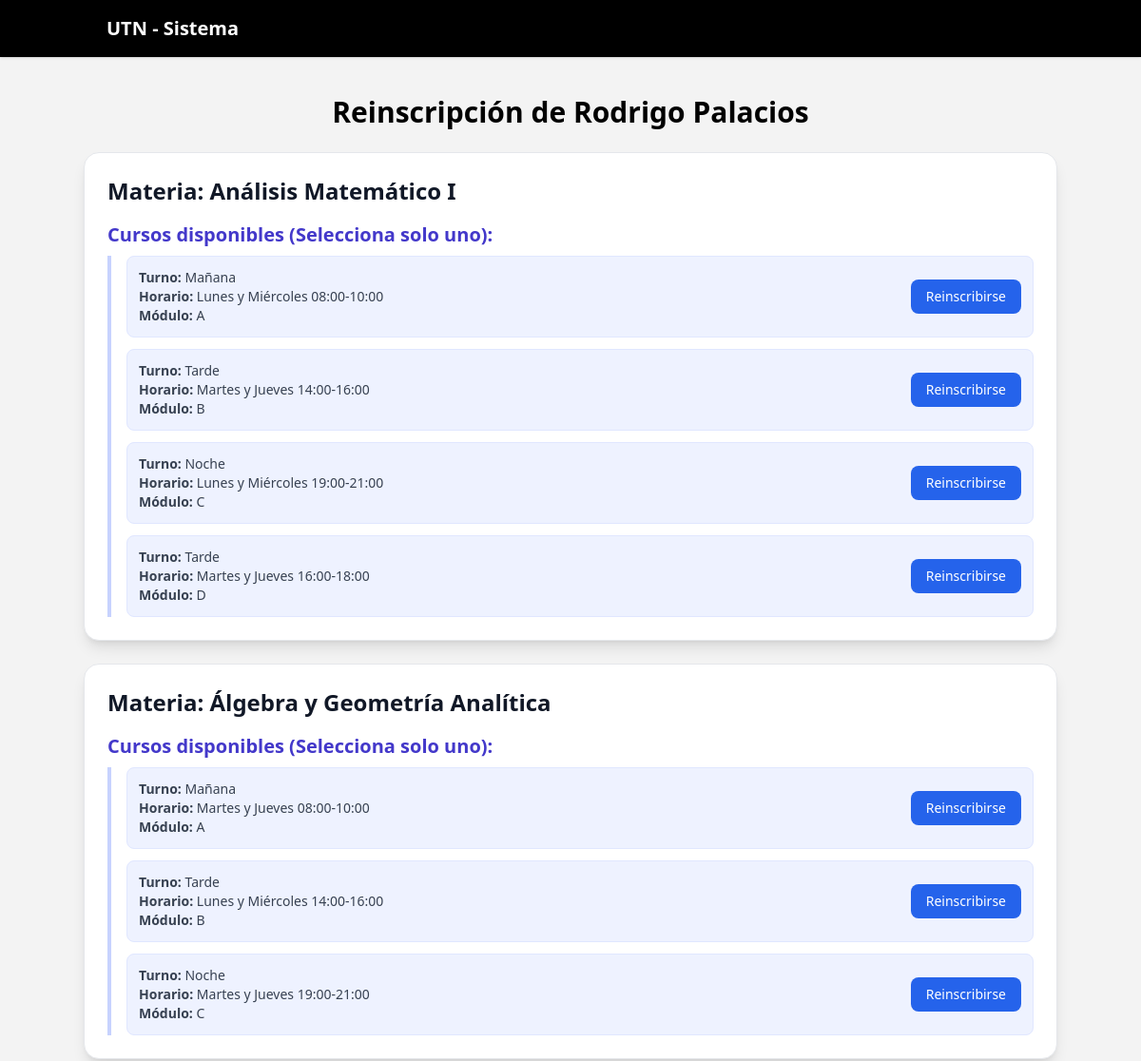
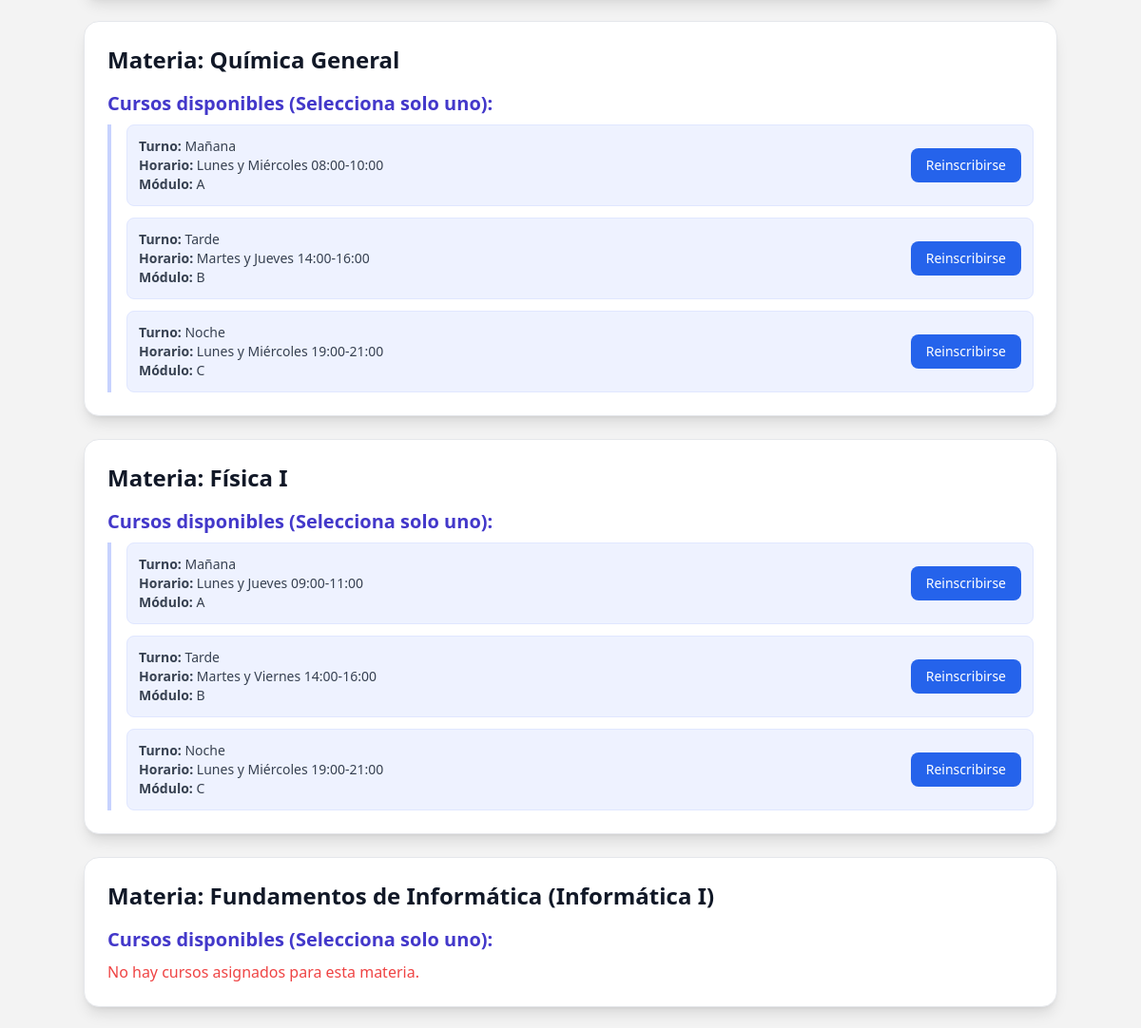
The app's page /reinscripcion/19/ (upper part), older data (2 pictures, top to bottom).
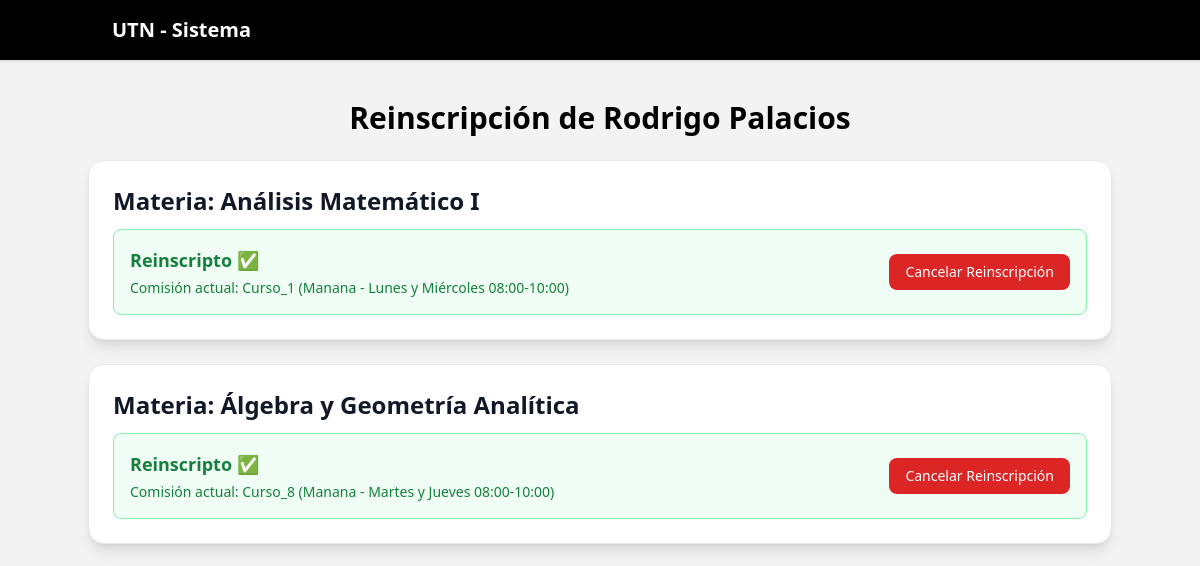
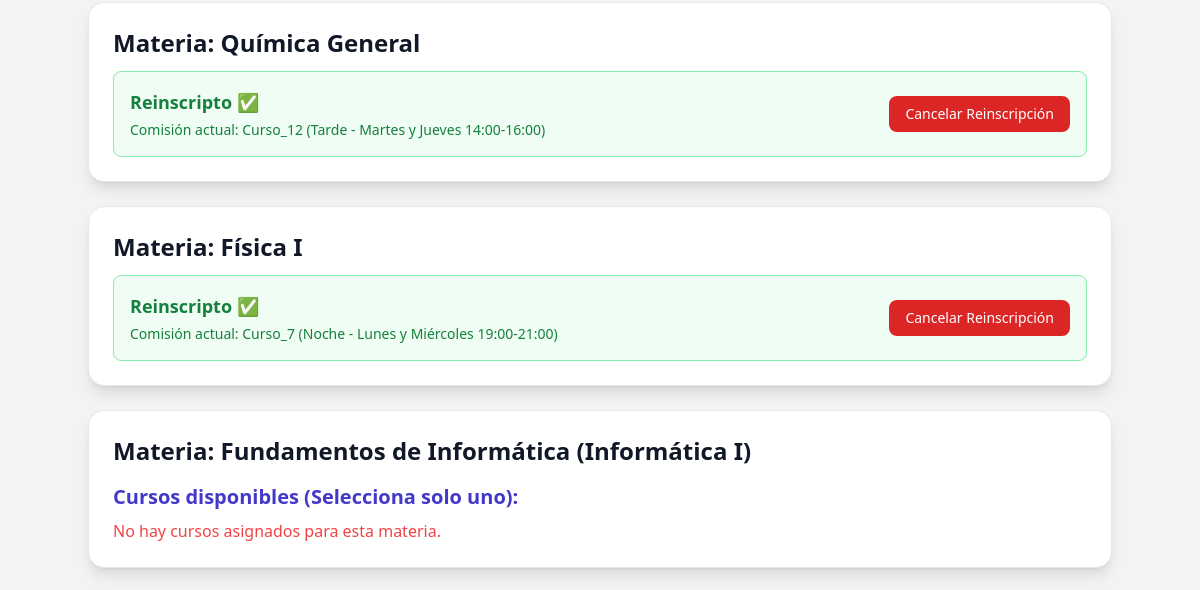
The same page, newer data (2 pictures, top to bottom).
### UTN/models.py (models this page shows, shortened)
class Materia(models.Model):
    nombre = models.CharField(max_length=100, default="")
    sigla = models.CharField(max_length=10, primary_key=True)
    ciclo_lectivo = models.PositiveIntegerField()

class MateriaCurso(models.Model):
    id_materia_curso = models.AutoField(primary_key=True)
    curso = models.ForeignKey(Curso, on_delete=models.CASCADE, related_name='materias')
    materia = models.ForeignKey(Materia, on_delete=models.CASCADE, related_name='cursos_ofrecidos')
    Opciones_Turno = [
        ('manana', 'Mañana'),
        ('tarde', 'Tarde'),
        ('noche', 'Noche'),
    ]
    turno_cursado = models.CharField(max_length=10, choices=Opciones_Turno)
    horario = models.CharField(max_length=50)
    modulo = models.CharField(max_length=50)
    grupo = models.CharField(max_length=50, null=True, blank=True)

class AlumnoMateriaCurso(models.Model):
    id_alumno_materia_curso = models.AutoField(primary_key=True)
    alumno = models.ForeignKey(
        Alumno,
        on_delete=models.CASCADE,
        related_name='materias_curso'
    )
    materia_curso = models.ForeignKey(
        MateriaCurso,
        on_delete=models.CASCADE,
        related_name='alumnos'
    )
    nota = models.PositiveSmallIntegerField(
        null=True,
        blank=True,
        help_text="Nota del 1 al 10"
    )
    aprobado = models.BooleanField(default=False)
    class Meta:
        unique_together = ('alumno', 'materia_curso')

class Curso(models.Model):
    id_curso = models.AutoField(primary_key=True)
    nombre = models.CharField(max_length=50)
    nivel = models.CharField(max_length=20)
    numero = models.PositiveIntegerField()

### UTN/views.py (the view)
# urls.py: path('reinscripcion/<int:alumno_id>/', MateriaReinscripcionView.as_view(), name='materia_reinscripcion'),
class MateriaReinscripcionView(TemplateView):
    template_name = "materia/reinscripcion_materia.html"
    def get_context_data(self, **kwargs):
        context = super().get_context_data(**kwargs)
        alumno_id = self.kwargs.get('alumno_id')
        alumno = Alumno.objects.get(id_alumno=alumno_id)
        materias_relacionadas = CarreraMateria.objects.filter(
            carrera=alumno.carrera,
            materia__ciclo_lectivo__lte=alumno.anio_universitario
        ).select_related('materia')
        materias = [cm.materia for cm in materias_relacionadas]
        context['alumno'] = alumno
        context['materias'] = materias
        cursos = MateriaCurso.objects.filter(materia__in=materias)
        context['cursos_disponibles'] = cursos
        materias_reins = AlumnoMateriaCurso.objects.filter(alumno=alumno) \
            .values_list('materia_curso__materia__sigla', flat=True)
        context['materias_reinscriptas'] = list(materias_reins)
        insc_activas = AlumnoMateriaCurso.objects.filter(alumno=alumno) \
            .select_related('materia_curso')
        context['inscripciones_por_materia'] = {
            ins.materia_curso.materia.sigla: ins for ins in insc_activas
        }
        return context

### UTN/templatetags/custom_filters.py (called while the page is built)
@register.filter
def get_item(dictionary, key):
    return dictionary.get(key)

### UTN/templates/materia/reinscripcion_materia.html (shortened to what the changed rows need)
{% extends 'base.html' %}
{% block content %}
{% load custom_filters %}
<div class="max-w-5xl mx-auto mt-10">
    <h1 class="text-3xl font-bold text-center mb-6">
        Reinscripción de {{ alumno.nombre }} {{ alumno.apellido }}
    </h1>
    {% if materias %}
        <div class="space-y-6">
            {% for materia in materias %}
                <div class="bg-white border border-gray-200 rounded-2xl shadow-lg p-6">
                    <h2 class="text-2xl font-bold text-gray-900 mb-3">
                        Materia: {{ materia.nombre }}
                    </h2>
                    {% if materia.sigla in materias_reinscriptas %}
                        {% with inscripcion_actual=inscripciones_por_materia|get_item:materia.sigla %}
                            <div class="flex flex-col md:flex-row justify-between items-start md:items-center p-4 bg-green-50 border border-green-300 rounded-lg">
                                <div>
                                    <p class="text-green-700 font-bold text-lg mb-1">
                                        Reinscripto ✅
                                    </p>
                                    <p class="text-green-700 text-sm">
                                        Comisión actual: {{ inscripcion_actual.materia_curso.curso.nombre }} ({{ inscripcion_actual.materia_curso.turno_cursado|capfirst }} - {{ inscripcion_actual.materia_curso.horario }})
                                    </p>
                                </div>
                                <a href="{% url 'cancelar_reinscripcion' alumno_id=alumno.id_alumno materia_id=materia.sigla %}"
                                   class="mt-3 md:mt-0 bg-red-600 text-white px-4 py-2 text-sm rounded-lg hover:bg-red-700 transition-colors flex-shrink-0">
                                    Cancelar Reinscripción
                                </a>
                            </div>
                        {% endwith %}
                    {% else %}
                        <h3 class="text-xl font-semibold mt-4 mb-2 text-indigo-700">
                            Cursos disponibles (Selecciona solo uno):
                        </h3>
                        {% with cursos_materia=materia.cursos_ofrecidos.all %}
                            {% if cursos_materia %}
                                <div class="space-y-3 pl-4 border-l-4 border-indigo-200">
                                    {% for curso_materia in cursos_materia %}
                                        <div class="p-3 bg-indigo-50 rounded-lg border border-indigo-100 flex justify-between items-center">
                                            <div class="flex flex-col">
                                                <p class="text-sm text-gray-700">
                                                    <strong>Turno:</strong> {{ curso_materia.get_turno_cursado_display }}
                                                </p>
                                                <p class="text-sm text-gray-700">
                                                    <strong>Horario:</strong> {{ curso_materia.horario }}
                                                </p>
                                                <p class="text-sm text-gray-700">
                                                    <strong>Módulo:</strong> {{ curso_materia.modulo }}
                                                </p>
                                            </div>
                                            <form method="post" action="{% url 'materia_reinscribir' alumno.id_alumno materia.sigla %}">
                                                <button type="submit"
                                                        class="bg-blue-600 text-white px-4 py-2 text-sm rounded-lg hover:bg-blue-700 transition-colors flex-shrink-0">
                                                    Reinscribirse
                                                </button>
                                            </form>
                                        </div>
                                    {% endfor %}
                                </div>
                            {% else %}
                                <p class="text-red-500">No hay cursos asignados para esta materia.</p>
                            {% endif %}
                        {% endwith %}
                    {% endif %}
                </div>
            {% endfor %}
        </div>
    {% else %}
        <p>No hay materias disponibles para reinscribirse.</p>
    {% endif %}
</div>
{% endblock %}

Row changes from the older to the newer data that the page shows:
computed for Materia "Análisis Matemático I": loses MateriaCurso (turno_cursado "Mañana", horario "Lunes y Miércoles 08:00-10:00", modulo "A"); loses MateriaCurso (turno_cursado "Tarde", horario "Martes y Jueves 14:00-16:00", modulo "B"); loses MateriaCurso (turno_cursado "Noche", horario "Lunes y Miércoles 19:00-21:00", modulo "C"); loses MateriaCurso (turno_cursado "Tarde", horario "Martes y Jueves 16:00-18:00", modulo "D"); text "Cursos disponibles (Selecciona solo uno):" → "Reinscripto ✅ Comisión actual: ( - ) Cancelar Reinscripción"
added AlumnoMateriaCurso: materia_curso.curso.nombre "Curso_1", materia_curso.turno_cursado "Manana", materia_curso.horario "Lunes y Miércoles 08:00-10:00"
computed for Materia "Álgebra y Geometría Analítica": loses MateriaCurso (turno_cursado "Mañana", horario "Martes y Jueves 08:00-10:00", modulo "A"); loses MateriaCurso (turno_cursado "Tarde", horario "Lunes y Miércoles 14:00-16:00", modulo "B"); loses MateriaCurso (turno_cursado "Noche", horario "Martes y Jueves 19:00-21:00", modulo "C"); text "Cursos disponibles (Selecciona solo uno):" → "Reinscripto ✅ Comisión actual: ( - ) Cancelar Reinscripción"
added AlumnoMateriaCurso: materia_curso.curso.nombre "Curso_8", materia_curso.turno_cursado "Manana", materia_curso.horario "Martes y Jueves 08:00-10:00"
computed for Materia "Química General": loses MateriaCurso (turno_cursado "Mañana", horario "Lunes y Miércoles 08:00-10:00", modulo "A"); loses MateriaCurso (turno_cursado "Tarde", horario "Martes y Jueves 14:00-16:00", modulo "B"); loses MateriaCurso (turno_cursado "Noche", horario "Lunes y Miércoles 19:00-21:00", modulo "C"); text "Cursos disponibles (Selecciona solo uno):" → "Reinscripto ✅ Comisión actual: ( - ) Cancelar Reinscripción"
added AlumnoMateriaCurso: materia_curso.curso.nombre "Curso_12", materia_curso.turno_cursado "Tarde", materia_curso.horario "Martes y Jueves 14:00-16:00"
computed for Materia "Física I": loses MateriaCurso (turno_cursado "Mañana", horario "Lunes y Jueves 09:00-11:00", modulo "A"); loses MateriaCurso (turno_cursado "Tarde", horario "Martes y Viernes 14:00-16:00", modulo "B"); loses MateriaCurso (turno_cursado "Noche", horario "Lunes y Miércoles 19:00-21:00", modulo "C"); text "Cursos disponibles (Selecciona solo uno):" → "Reinscripto ✅ Comisión actual: ( - ) Cancelar Reinscripción"
added AlumnoMateriaCurso: materia_curso.curso.nombre "Curso_7", materia_curso.turno_cursado "Noche", materia_curso.horario "Lunes y Miércoles 19:00-21:00"
